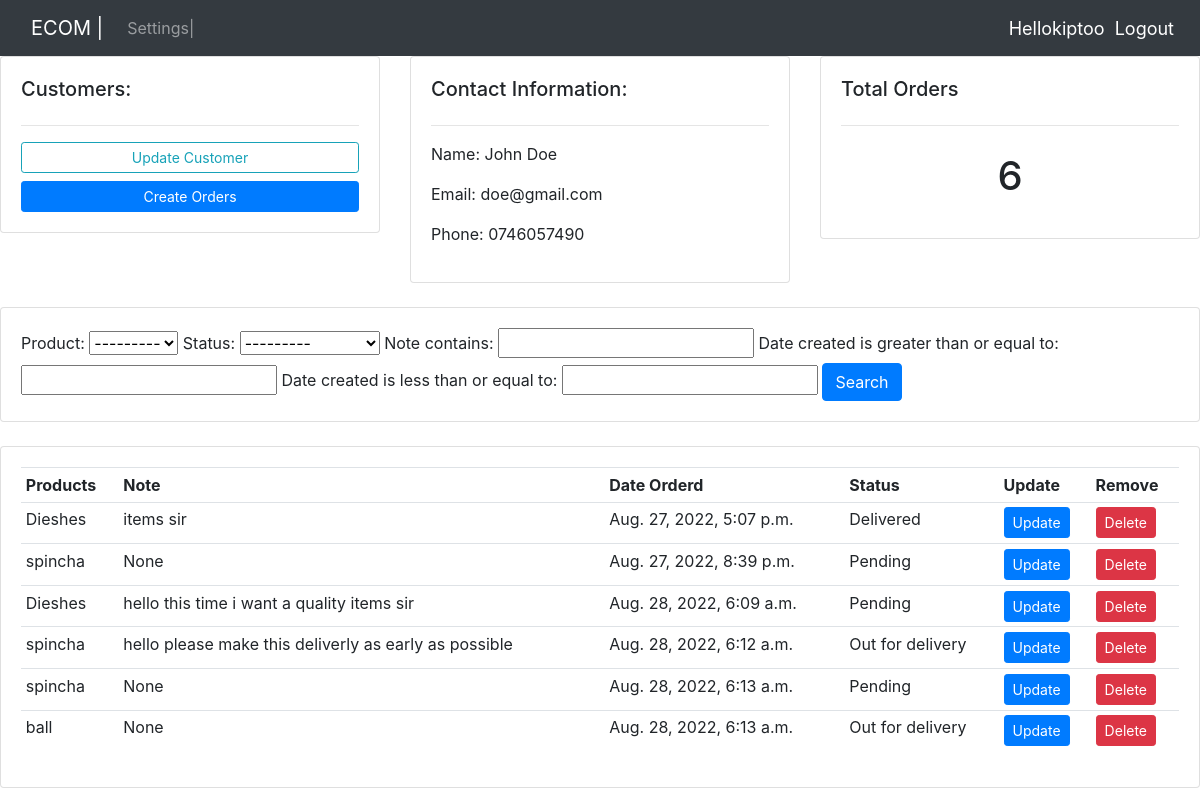
The page /customers/1/ (signed in) on the database its author committed.
### crm/models.py (models this page shows, shortened)
class Customers(models.Model):
    user=models.OneToOneField(User,on_delete=models.CASCADE,null=True,blank=True)
    name = models.CharField(max_length=200,blank=True,null=True)
    profile_pic = models.ImageField(default='kiash.jpg',null=True,blank=True)
    email = models.CharField(max_length=200,blank=True,null=True)
    phone = models.CharField(max_length=200,blank=True,null=True)
    date_created = models.DateTimeField(auto_now_add=True)

class Order(models.Model):
    STATUS = (
        ('Pending','Pending'),
        ('Out for delivery','Out for delivery'),
        ('Delivered','Delivered'),
    )
    customer=models.ForeignKey(Customers,null=True,on_delete=models.SET_NULL)
    product=models.ForeignKey(Products,null=True,on_delete=models.SET_NULL)
    date_created = models.DateTimeField(auto_now_add=True)
    status=models.CharField(max_length=200,blank=True,null=True,choices=STATUS)
    note=models.CharField(max_length=1000,blank=True,null=True)

class Products(models.Model):
    CATEGORY = (
        ('Indoor','Indoor'),
        ('Out Door','Out Door'),
    )
    name=models.CharField(max_length=200,blank=True,null=True)
    price=models.FloatField(blank=True,null=True)
    category=models.CharField(max_length=200,blank=True,null=True,choices=CATEGORY)
    description=models.CharField(max_length=200,blank=True,null=True)
    date_created = models.DateTimeField(auto_now_add=True)
    tag=models.ManyToManyField(Tag)
    def __str__(self):
        return self.name

### crm/views.py (the view)
# urls.py: path('customers/<int:pk>/',customers,name='customers'),
@login_required(login_url='crm:login')
def customers(request,pk):
    customers = Customers.objects.get(id=pk)
    orders = customers.order_set.all()
    orders_count=orders.count()
    myFilter=OrderFilter(request.GET,queryset=orders)
    orders=myFilter.qs
    context={
        'customers':customers,
        'orders':orders,
        'orders_count':orders_count,
        'myFilter':myFilter
        }
    return render(request, 'customers.html',context)

### frontend/templates/customers.html
{% extends 'base.html' %}
{% load static %}
{% block content %}
<div class="row">
    <div class="col-md">
        <div class="card card-body">
            <h5>Customers:</h5>
            <hr>
            <a href="" class="btn btn-outline-info btn-sm btn-block">Update Customer</a>
            <a href="{% url 'crm:create_order' customers.id %}" class="btn btn-primary btn-sm btn-block">Create Orders</a>
        </div>
    </div>
    <div class="col-md">
        <div class="card card-body">
            <h5>Contact Information:</h5>
            <hr>
            <p>Name:  {{customers.name}}</p>
            <p>Email:  {{customers.email}}</p>
            <p>Phone:  {{customers.phone}}</p>
        </div>
    </div>
    <div class="col-md">
        <div class="card card-body">
            <h5>Total Orders</h5>
            <hr>
            <h1 style="text-align:center; padding:10px;">{{orders_count}}</h1>
        </div>
    </div>
</div>
<br>
<div class="row">
    <div class="col">
        <div class="card card-body">
            <form action="" method="get">
                {{myFilter.form}}
                <button class="btn btn-primary" type="submit">Search</button>
            </form>
        </div>
    </div>
</div>
<br>
<div class="row">
    <div class="col-md">
        <div class="card card-body">
            <table class="table table-sm">
                <tr>
                    <th>Products</th>
                    <th>Note</th>
                    <th>Date Orderd</th>
                    <th>Status</th>
                    <th>Update</th>
                    <th>Remove</th>
                </tr>
                {% for order in orders %}
                <tr>
                    <td>{{order.product}}</td>
                    <td>{{order.note}}</td>
                    <td>{{order.date_created}}</td>
                    <td>{{order.status}}</td>
                    <td><a href="{% url 'crm:update_order' order.id  %}" class="btn btn-primary btn-sm">Update</a></td>
                    <td><a href="{% url 'crm:delete_order' order.id %}" class="btn btn-danger btn-sm">Delete</a></td>
                </tr>
                {% endfor %}
            </table>
        </div>
    </div>
</div>
{% endblock %}

### frontend/templates/navbar.html (shortened to what this page needs)
<nav class="navbar navbar-expand-lg navbar-dark bg-dark">
    <div class="container-fluid">
      <a class="navbar-brand" href="#">ECOM |</a>
      <div class="collapse navbar-collapse" id="navbarNav">
        <ul class="navbar-nav">
          {% if request.user.is_staff %}
          <li class="nav-item">
            <a class="nav-link active" aria-current="page" href="{% url 'crm:home' %}">Dashbord |</a>
          </li>
          <li class="nav-item">
            <a class="nav-link" href="{% url 'crm:products' %}">Products |</a>
          </li>
          {% else %}
          <li class="nav-item">
            <a class="nav-link" href="{% url 'crm:account' %}">Settings|</a>
          </li>
          {% endif %}
        </ul>
      </div>
    </div>
    <span class="msg">Hello{{request.user}} </span>
    <span><a class="msg" href="{% url 'crm:logout' %}">Logout</a></span>
  </nav>

### frontend/static/css/main.css (style rules this page uses)
body { background-color: #ebeff5; }

### frontend/templates/navbar.html (style rules this page uses)
.msg { font-size: 18px; color: #fff; margin-right: 10px; }

### rows shown on the page
Customers: name "John Doe", email "doe@gmail.com", phone "0746057490"
Order: product "Dieshes", note "items sir", date_created "Aug. 27, 2022, 5:07 p.m.", status "Delivered"
Order: product "spincha", note "None", date_created "Aug. 27, 2022, 8:39 p.m.", status "Pending"
Order: product "Dieshes", note "hello this time i want a quality items sir", date_created "Aug. 28, 2022, 6:09 a.m.", status "Pending"
Order: product "spincha", note "hello please make this deliverly as early as possible", date_created "Aug. 28, 2022, 6:12 a.m.", status "Out for delivery"
Order: product "spincha", note "None", date_created "Aug. 28, 2022, 6:13 a.m.", status "Pending"
Order: product "ball", note "None", date_created "Aug. 28, 2022, 6:13 a.m.", status "Out for delivery"

### other values the page prints
{{ request.user }} "kiptoo"
{{ orders_count }} "6"
